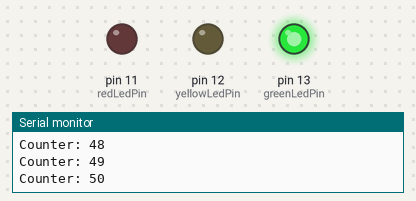
Bench run of a sketch on a simulated Arduino Uno, built with avr-gcc and run on an emulated ATmega328P. Parts: output pins drawn as LEDs (lit = HIGH), the last lines printed to the serial monitor.

Above: at 5.0 s.
At 15.0 s:
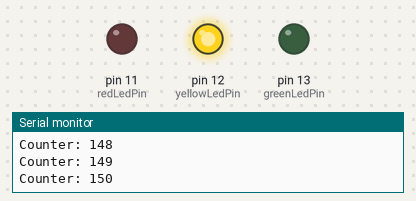
At 25.0 s:
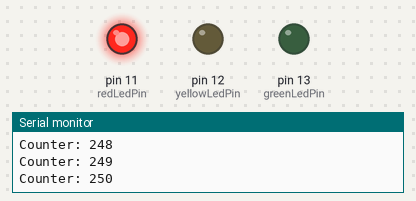
Timing chart, 0 to 39.1 s (numbered marks = the images above):
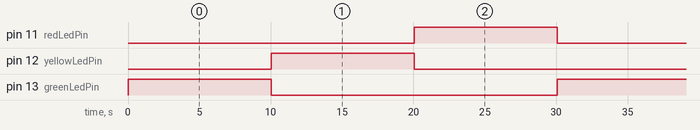

Measured:
- by itself, pin 11 (redLedPin), pin 12 (yellowLedPin): alternates HIGH for 10.0 s and LOW for 20.0 s
- by itself, pin 13 (greenLedPin): alternates HIGH for 10.0 s and LOW for 20.1 s
- by itself, everything shown: repeats every 30.1 s, in 3 steps

The sketch:

ledcounter.ino
```cpp
const int greenLedPin = 13;
const int yellowLedPin = 12;
const int redLedPin = 11;
int counter = 0;

void setup(){
    pinMode(greenLedPin, OUTPUT);
    pinMode(yellowLedPin, OUTPUT);
    pinMode(redLedPin, OUTPUT);
    Serial.begin(9600);
}

void loop(){
    counter++;
    Serial.print("Counter: ");
    Serial.println(counter);

    if(counter < 100){
        digitalWrite(greenLedPin, HIGH);
        digitalWrite(yellowLedPin, LOW);
        digitalWrite(redLedPin, LOW);
    } else if(counter > 100 && counter <= 200){
        digitalWrite(greenLedPin, LOW);
        digitalWrite(yellowLedPin, HIGH);
        digitalWrite(redLedPin, LOW);
    } else if(counter > 200){
        digitalWrite(greenLedPin, LOW);
        digitalWrite(yellowLedPin, LOW);
        digitalWrite(redLedPin, HIGH);
    }

    if(counter >= 300){
        counter = 0;
    }
    delay(100);
}
```

1pot.cpp
```cpp
const int potPin = A0;
const int green = 11;
const int blue = 10;
const int red = 9;

void setup()
{
  pinMode(potPin, INPUT);
  pinMode(green, OUTPUT);
  pinMode(blue, OUTPUT);
  pinMode(red, OUTPUT);
  Serial.begin(9600);
}


void loop()
{
  int potValue = analogRead(potPin) / 4;
  Serial.print("Current Brightness (0-255): ");
  Serial.println(potValue);

  analogWrite(green,potValue);
  analogWrite(blue,potValue);
  analogWrite(red, potValue);

}
```

LEDcounter.cpp
```cpp
const int greenLedPin = 11; // Green LED pin
const int yellowLedPin = 12; // Yellow LED pin
const int redLedPin = 13;    // Red LED pin

int counter = 0;

void setup() {
  pinMode(greenLedPin, OUTPUT);
  pinMode(yellowLedPin, OUTPUT);
  pinMode(redLedPin, OUTPUT);
  Serial.begin(9600);
}

void loop() {
  counter++;
  Serial.print("Counter: ");
  Serial.println(counter);

  if (counter < 100) {
    digitalWrite(greenLedPin, HIGH);
    digitalWrite(yellowLedPin, LOW);
    digitalWrite(redLedPin, LOW);
  } else if (counter >= 100 && counter <= 200) {
    digitalWrite(greenLedPin, LOW);
    digitalWrite(yellowLedPin, HIGH);
    digitalWrite(redLedPin, LOW);
  } else if (counter > 200) {
    digitalWrite(greenLedPin, LOW);
    digitalWrite(yellowLedPin, LOW);
    digitalWrite(redLedPin, HIGH);
  }

  if (counter >= 300) {
    counter = 0;
  }

  delay(100);
}
```
